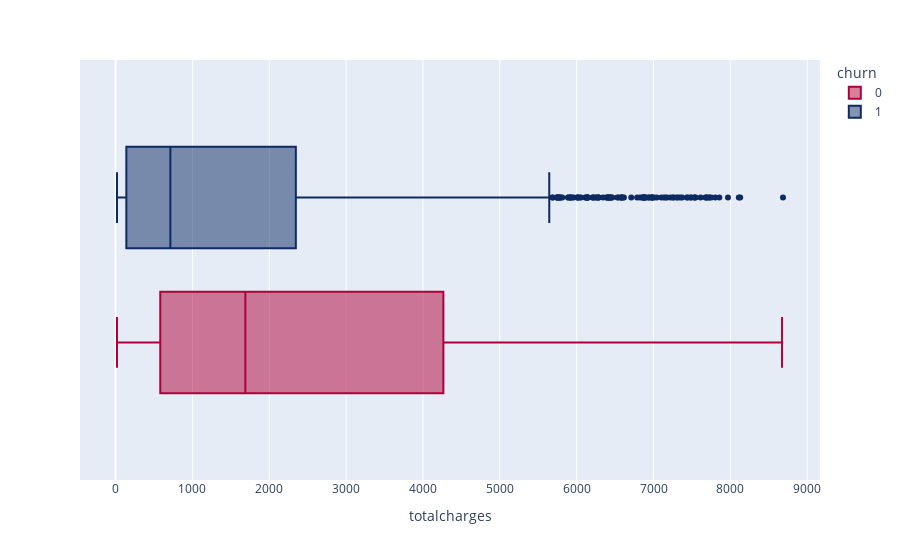

This figure's notebook cell:
### Code cell
px.box(data_frame=df,x="totalcharges",color="churn",color_discrete_sequence=px.colors.qualitative.Dark24_r)

### Figure 1 — Plotly figure (JSON) as saved in the notebook; plotly's stock layout.template omitted (floating-point values rounded to 4 significant figures; data arrays with more than 128 entries replaced by an {"elided": "..."} marker saying what was removed)
{"data": [{"alignmentgroup": "True", "hovertemplate": "churn=0<br>totalcharges=%{x}<extra></extra>", "legendgroup": "0", "marker": {"color": "#AF0038"}, "name": "0", "notched": false, "offsetgroup": "0", "orientation": "h", "showlegend": true, "type": "box", "x": {"elided": "5164 float values"}, "x0": " ", "xaxis": "x", "y0": " ", "yaxis": "y"}, {"alignmentgroup": "True", "hovertemplate": "churn=1<br>totalcharges=%{x}<extra></extra>", "legendgroup": "1", "marker": {"color": "#0D2A63"}, "name": "1", "notched": false, "offsetgroup": "1", "orientation": "h", "showlegend": true, "type": "box", "x": {"elided": "1857 float values"}, "x0": " ", "xaxis": "x", "y0": " ", "yaxis": "y"}], "layout": {"boxmode": "group", "legend": {"title": {"text": "churn"}, "tracegroupgap": 0}, "margin": {"t": 60}, "xaxis": {"anchor": "y", "domain": [0, 1], "title": {"text": "totalcharges"}}, "yaxis": {"anchor": "x", "domain": [0, 1]}}}
